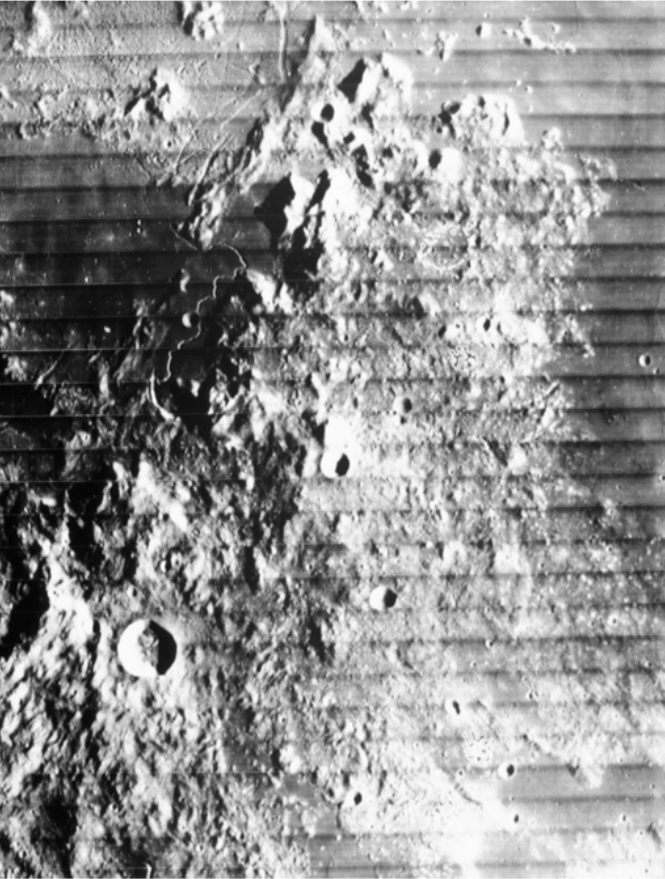
%> input picture Lab11/lunar.bmp, 665 x 879 px
$ octave zad3.m   (GNU Octave 9; MATLAB toolbox functions it lacks are replaced by stand-ins)
%> lines starting %> are read from the running program, lines starting %| are printed output that depends on the picture
%> further down, img is the input picture: size 879x665 uint8; min 0, max 255, mean 146.3
### Lab11/show_fourier.m
function show_fourier(Img)
    im = double(Img);
    fT = fft2(im);
    Y = fftshift(fT);
    A = abs(fT);
    F = angle(Y.*(A>0.0001));
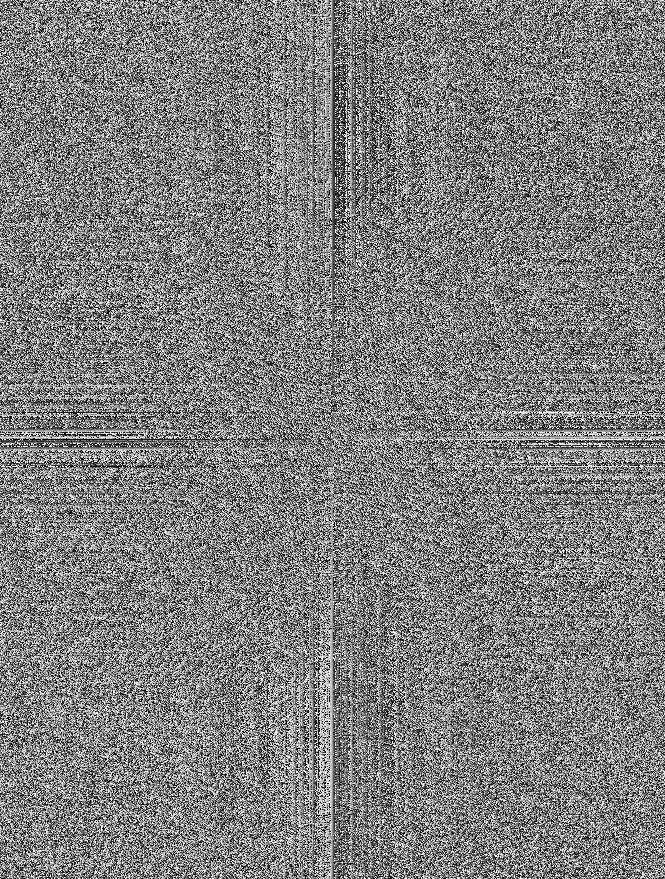
%> F: size 879x665 double; min -3.14, max 3.14, mean -1.46e-18; drawn with min black and max white

    figure;
    subplot(2,2,1);
    imshow(Img,[]);
    title('original');
    subplot(2,2,2);
    A = log10(A+1);
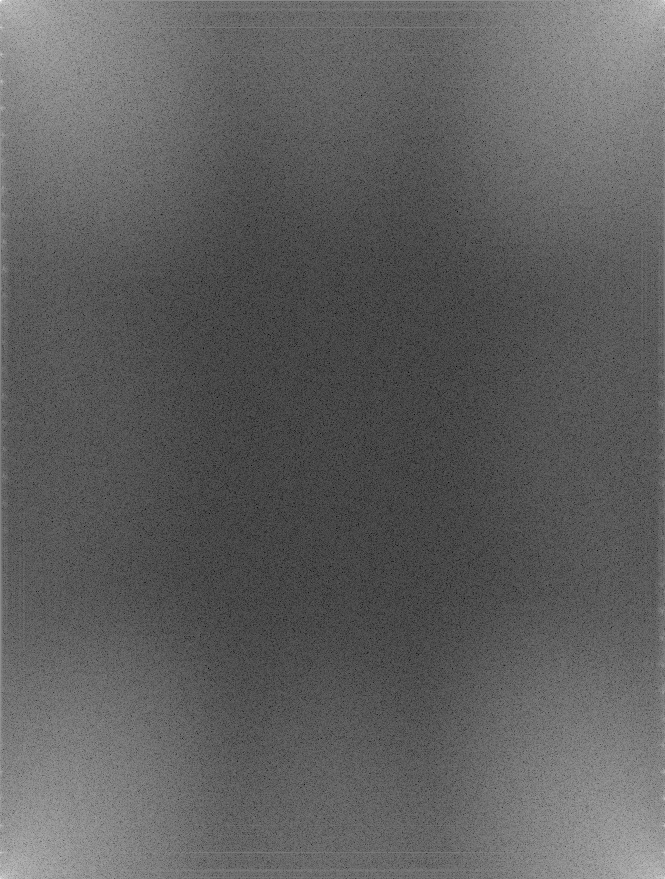
%> A: size 879x665 double; min 0.382, max 7.93, mean 3.21; drawn with min black and max white
    imshow(A,[]);
    title('amplitude');
    subplot(2,2,3);
    imshow(F,[]);
    title('phaze');
    subplot(2,2,4);
    iY = ifftshift(Y);
    iFT = ifft2(iY);
    imshow(uint8(iFT),[]);
    title('inverse');
end

### Lab11/zad3.m
close all; clearvars; clc;

img = imread('lunar.bmp');

show_fourier(img);

th = 10;
imgfft2 = fft2(img);
imgfft2shifted = fftshift(imgfft2);
fft2abs = log10(abs(imgfft2shifted)+1);
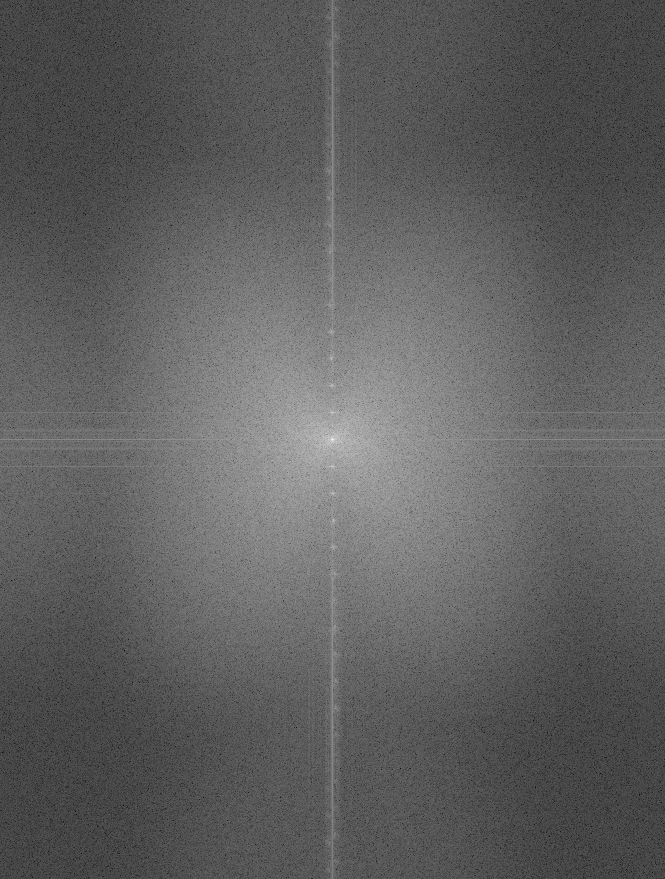
%> fft2abs: size 879x665 double; min 0.382, max 7.93, mean 3.21; mean of the top-left, top-right, bottom-left and bottom-right quarters 3.21, 3.21, 3.21, 3.22; drawn with min black and max white
imgfft2(fft2abs > th) = 0;
%> (the run ends here)
